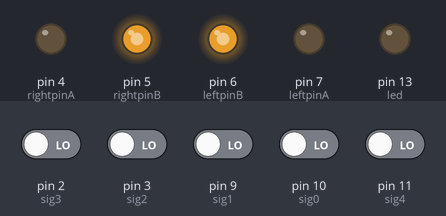
A sketch run on a simulated Arduino Uno, built with avr-gcc and run on an emulated ATmega328P. Shown: output pins drawn as LEDs (lit = HIGH). The test bench sets the inputs (shaded band); at power-on: pin 2 (sig3), pin 3 (sig2), pin 9 (sig1), pin 10 (sig0), pin 11 (sig4) LOW.

Above: at 1.2 s.
1.3 s: pin 2 (sig3) driven HIGH
At 1.6 s:
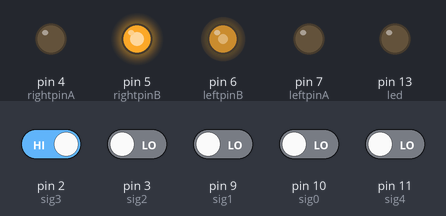
2.8 s: pin 2 (sig3) driven LOW
At 4.0 s:
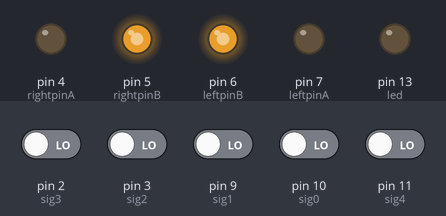
4.3 s: pin 9 (sig1) driven HIGH
At 5.1 s:
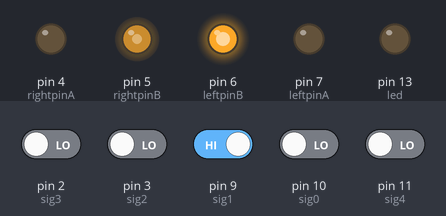
5.8 s: pin 9 (sig1) driven LOW
At 6.2 s:
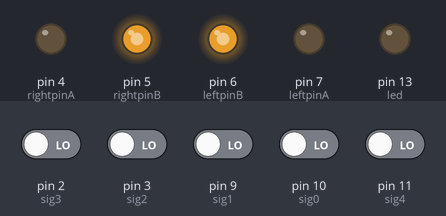
7.3 s: pin 10 (sig0) driven HIGH
At 8.5 s:
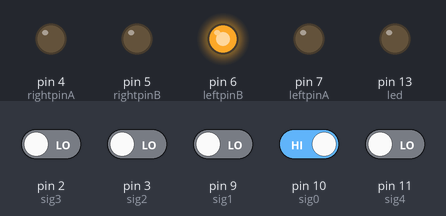
8.8 s: pin 10 (sig0) driven LOW and pin 11 (sig4) driven HIGH
At 9.7 s:
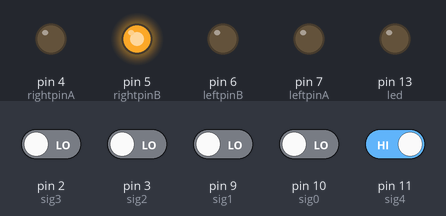
Timing chart, 0 to 11.3 s (numbered marks = the images above; inputs shaded):
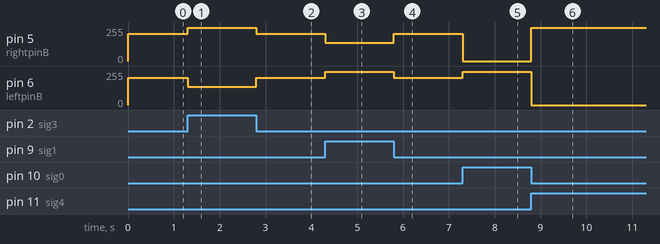

The sketch:

nopid3sensorv6.ino
```cpp
//140 255 255
#define SPEED 205


//no pid

// #define sig0 9

#define sig0 10
#define sig1 9
#define sig2 3
#define sig3 2
#define sig4 11

// #define sig1 3
// #define sig2 2
// #define sig3 10
// #define sig4 11

#define leftpinA 7
#define leftpinB 6
#define rightpinA 4
#define rightpinB 5
int sensorread();
void forward();
void turnsmallleft();
void turnsmallright();
void turnbigleft();
void turnbigright();
void turncircle();
void turnstop();

#define led 13
int halo;
int s[5];
int status;

void setup() {
	pinMode(sig0, INPUT);
	pinMode(sig1, INPUT);
	pinMode(sig2, INPUT);
	pinMode(sig3, INPUT);
	pinMode(sig4, INPUT);

	pinMode(led, OUTPUT);
	pinMode(leftpinA, OUTPUT);
	pinMode(leftpinB, OUTPUT);
	pinMode(rightpinA, OUTPUT);
	pinMode(rightpinB, OUTPUT);

	//Serial.begin(9600);
	//Serial.println("start ");
}

void loop() {
	static int getstatus = 0;

	getstatus = sensorread();
	switch (getstatus) {
	case 0: {forward();} break;
	case -2: {turnbigright();turnbigright();} break;
	case -1: {turnsmallright();} break;

	case 1: {turnsmallleft();} break;
	case 2: {turnbigleft();turnbigleft();} break;

	case 3: {forward();} break;//turnsmallleft();turnsmallright();
	case -3: {forward();} break;//turnsmallleft();turnsmallright();
	case 4: forward();; break;

	default: forward(); break;
	}


}

int sensorread() {
	s[0] = digitalRead(sig0);
	s[1] = digitalRead(sig1);
	s[2] = digitalRead(sig2);
	s[3] = digitalRead(sig3);
	s[4] = digitalRead(sig4);

	if ((s[0] == 0) && (s[1] == 0) && (s[2] == 0) && (s[3] == 0) && (s[4] == 1)) {
		status = 2;//          0 0 0 0 1
	} else if ((s[0] == 0) && (s[1] == 0) && (s[2] == 0) && (s[3] == 1) && (s[4] == 0)) {
		status = 1;//          0 0 0 1 0
	} else if ((s[0] == 0) && (s[1] == 0) && (s[2] == 1) && (s[3] == 0) && (s[4] == 0)) {
		status = 0;//          0 0 1 0 0
	} else if ((s[0] == 0) && (s[1] == 1) && (s[2] == 0) && (s[3] == 0) && (s[4] == 0)) {
		status = -1;//         0 1 0 0 0
	} else if ((s[0] == 1) && (s[1] == 0) && (s[2] == 0) && (s[3] == 0) && (s[4] == 0)) {
		status = -2;//         1 0 0 0 0

	} else if ((s[4] ==1)&&(s[0]==1)){
		status = 4;
	} 	else if ((s[0] == 0) && (s[1] == 0) && (s[2] == 0) && (s[3] == 0) && (s[4] == 0)) {


		if (status == -2) {//  0 0 0 0 0
			status = -3;
		} else {
			status = 3;
		}
	}

	// if(s[0]==1&&s[1]==1&&s[2]==1&&s[3]==1&&s[4]==1){ ///全黑线
	// 	status=4;
	// }else 	if(s[0]==0&&s[1]==0&&s[2]==0&&s[3]==0&&s[4]==0){
	// 	status=3;
	// }else	if(s[0]==1&&s[1]==0&&s[2]==0&&s[3]==0&&s[4]==0){
	// 	status=-2;
	// }else	if(s[0]==0&&s[1]==1&&s[2]==0&&s[3]==0&&s[4]==0){
	// 	status=-1;
	// }else	if(s[0]==0&&s[1]==0&&s[2]==1&&s[3]==0&&s[4]==0){
	// 	status=0;
	// }else	if(s[0]==0&&s[1]==0&&s[2]==0&&s[3]==1&&s[4]==0){
	// 	status=1;
	// }else	if(s[0]==0&&s[1]==0&&s[2]==0&&s[3]==0&&s[4]==1){
	// 	status=2;
	// }
	// else{
	// 	status=3;
	// }

	return status;
}


void forward() {
	analogWrite(leftpinA, 0);
	analogWrite(leftpinB, SPEED);
	analogWrite(rightpinA, 0);
	analogWrite(rightpinB, SPEED);
	//Serial.println("直行");

}

void turnsmallleft() {

	analogWrite(leftpinA, 0);
	analogWrite(leftpinB, 136);
	analogWrite(rightpinA, 0);
	analogWrite(rightpinB, 250);
	//Serial.println("左小转");
	//delay(100);


}
void turnsmallright() {

	analogWrite(leftpinA, 0);
	analogWrite(leftpinB, 250);
	analogWrite(rightpinA, 0);
	analogWrite(rightpinB, 136);
	//Serial.println("右小转");
	//delay(25);


}
void turnbigleft() {
	analogWrite(leftpinA, 0);
	analogWrite(leftpinB, 0);
	analogWrite(rightpinA, 0);
	analogWrite(rightpinB, 250);
	//Serial.println("左大转");
	//delay(25);
}
void turnbigright() {
	analogWrite(leftpinA, 0);
	analogWrite(leftpinB, 250);
	analogWrite(rightpinA, 0);
	analogWrite(rightpinB, 0);
	//Serial.println("右大转");
	//delay(10);
}
```

Measured:
- after the input at 1.3 s, pin 5 (rightpinB): 205/255 → 250/255 at once; pin 6 (leftpinB): 205/255 → 136/255 at once
- after the input at 2.8 s, pin 5 (rightpinB): 250/255 → 205/255 at once; pin 6 (leftpinB): 136/255 → 205/255 at once
- after the input at 4.3 s, pin 5 (rightpinB): 205/255 → 136/255 at once; pin 6 (leftpinB): 205/255 → 250/255 at once
- after the input at 5.8 s, pin 5 (rightpinB): 136/255 → 205/255 at once; pin 6 (leftpinB): 250/255 → 205/255 at once
- after the input at 7.3 s, pin 5 (rightpinB): 205/255 → 0/255 at once; pin 6 (leftpinB): 205/255 → 250/255 at once
- after the input at 8.8 s, pin 5 (rightpinB): 0/255 → 250/255 at once; pin 6 (leftpinB): 250/255 → 0/255 at once
